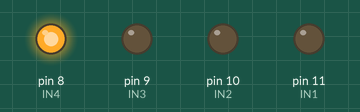
Bench run of a sketch on a simulated Arduino Uno, built with avr-gcc and run on an emulated ATmega328P. On the bench: output pins drawn as LEDs (lit = HIGH).

Above: at 0.5 s.
At 2.9 s:
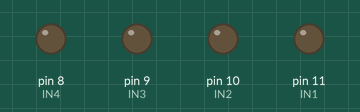
Timing chart, 0 to 3.2 s (numbered marks = the images above):
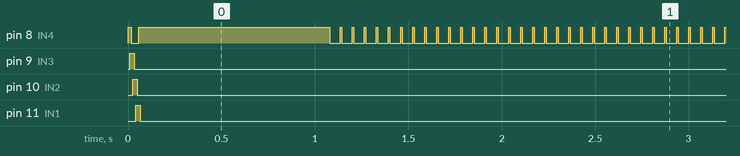

The sketch:

stepper_test_scratch.ino
```cpp
#define IN1  11
#define IN2  10
#define IN3  9
#define IN4  8
int Steps = 0;
boolean Direction = true;

void setup()
{
  pinMode(IN1, OUTPUT);
  pinMode(IN2, OUTPUT);
  pinMode(IN3, OUTPUT);
  pinMode(IN4, OUTPUT);
}

void loop()
{
  stepper(9);
  delay(1000);
  stepper(-9);
  delay(1000);
}

void stepper(int count)
{
  for (int i=0; i<abs(count);)
  {
    Steps = i % 8;
    switch (Steps)
    {
      case 0:
        digitalWrite(IN1, LOW);
        digitalWrite(IN2, LOW);
        digitalWrite(IN3, LOW);
        digitalWrite(IN4, HIGH);
        break;
      case 1:
        digitalWrite(IN1, LOW);
        digitalWrite(IN2, LOW);
        digitalWrite(IN3, HIGH);
        digitalWrite(IN4, HIGH);
        break;
      case 2:
        digitalWrite(IN1, LOW);
        digitalWrite(IN2, LOW);
        digitalWrite(IN3, HIGH);
        digitalWrite(IN4, LOW);
        break;
      case 3:
        digitalWrite(IN1, LOW);
        digitalWrite(IN2, HIGH);
        digitalWrite(IN3, HIGH);
        digitalWrite(IN4, LOW);
        break;
      case 4:
        digitalWrite(IN1, LOW);
        digitalWrite(IN2, HIGH);
        digitalWrite(IN3, LOW);
        digitalWrite(IN4, LOW);
        break;
      case 5:
        digitalWrite(IN1, HIGH);
        digitalWrite(IN2, HIGH);
        digitalWrite(IN3, LOW);
        digitalWrite(IN4, LOW);
        break;
      case 6:
        digitalWrite(IN1, HIGH);
        digitalWrite(IN2, LOW);
        digitalWrite(IN3, LOW);
        digitalWrite(IN4, LOW);
        break;
      case 7:
        digitalWrite(IN1, HIGH);
        digitalWrite(IN2, LOW);
        digitalWrite(IN3, LOW);
        digitalWrite(IN4, HIGH);
        break;
      default:
        digitalWrite(IN1, LOW);
        digitalWrite(IN2, LOW);
        digitalWrite(IN3, LOW);
        digitalWrite(IN4, LOW);
        break;
    }
    delay(8);
    if (count<0)
    {
      i--;
    }
    else
    {
      i++;
    }
  }
}
```

Measured:
- by itself, pin 8 (IN4): goes HIGH 0.02 s, LOW 0.04 s, HIGH 1.0 s, 2004 × (LOW 0.06 s, HIGH 0.01 s), LOW 0.06 s, then HIGH
- by itself, pin 9 (IN3): LOW → HIGH at 0.01 s, → LOW 0.02 s later
- by itself, pin 10 (IN2): LOW → HIGH at 0.02 s, → LOW 0.02 s later
- by itself, pin 11 (IN1): LOW → HIGH at 0.04 s, → LOW 0.02 s later
